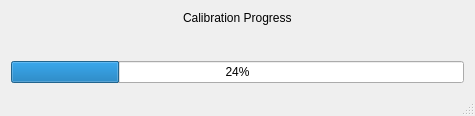
<?xml version="1.0" encoding="UTF-8"?>
<ui version="4.0">
 <class>MainWindow</class>
 <widget class="QMainWindow" name="MainWindow">
  <property name="geometry">
   <rect>
    <x>0</x>
    <y>0</y>
    <width>475</width>
    <height>116</height>
   </rect>
  </property>
  <property name="windowTitle">
   <string>MainWindow</string>
  </property>
  <widget class="QWidget" name="centralWidget">
   <layout class="QGridLayout" name="gridLayout">
    <item row="0" column="0" alignment="Qt::AlignHCenter|Qt::AlignTop">
     <widget class="QLabel" name="label">
      <property name="text">
       <string>Calibration Progress</string>
      </property>
     </widget>
    </item>
    <item row="1" column="0">
     <widget class="QProgressBar" name="progressBar">
      <property name="value">
       <number>24</number>
      </property>
     </widget>
    </item>
   </layout>
  </widget>
  <widget class="QStatusBar" name="statusBar"/>
 </widget>
 <layoutdefault spacing="6" margin="11"/>
 <resources/>
 <connections/>
</ui>
